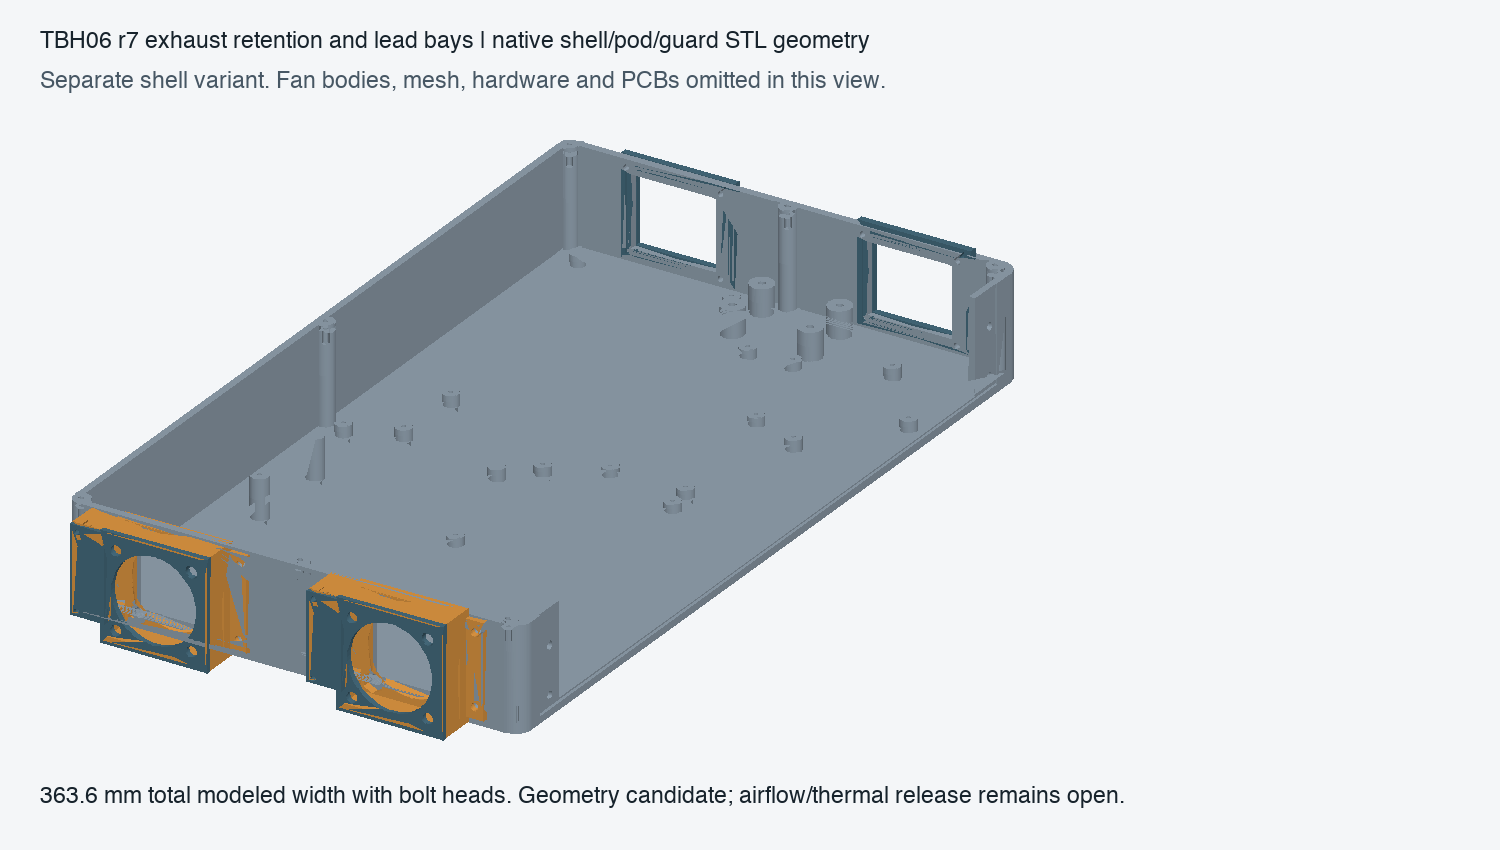

The script that saved this image:
"""Native STL projection for engineering review; no native GUI."""
from pathlib import Path
import numpy as np,trimesh
from PIL import Image,ImageDraw,ImageFont
R=Path(__file__).resolve().parent
img=Image.new('RGB',(1500,850),'#f4f6f8');d=ImageDraw.Draw(img);font=ImageFont.truetype('/System/Library/Fonts/Helvetica.ttc',23)
items=[(trimesh.load_mesh(R/'native/shell_variant/shell_variant.stl'),(148,164,178))]
for y in [45,145]:
 for name,dy,color in [('pod',y-30,(227,154,68)),('guard',y-22.75,(72,110,128))]:
  m=trimesh.load_mesh(R/f'native/{name}/{name}.stl');m.apply_translation([0,dy,0]);items.append((m,color))
 m=trimesh.load_mesh(R/'native/exhaust_frame/exhaust_frame.stl');m.apply_translation([338,y-24,2]);items.append((m,(72,110,128)))
 m=trimesh.load_mesh(R/'native/lead_cap/lead_cap.stl');m.apply_translation([-17,y+20.75,8]);items.append((m,(72,110,128)))
cam=np.array([-.8,-.5,.48]);cam/=np.linalg.norm(cam);right=np.cross([0,0,1],cam);right/=np.linalg.norm(right);up=np.cross(cam,right);basis=np.array([right,up,cam]).T
pts=np.concatenate([m.vertices@basis for m,_ in items]);lo=pts.min(0);hi=pts.max(0);scale=min(1350/(hi[0]-lo[0]),600/(hi[1]-lo[1]));faces=[]
for m,c in items:
 pts=m.vertices@basis;pts[:,0]=70+(pts[:,0]-lo[0])*scale;pts[:,1]=140+(hi[1]-pts[:,1])*scale
 light=np.array([-.5,-.4,.76]);shade=.55+.45*np.maximum(0,m.face_normals@light)
 for i,f in enumerate(m.faces):
  if m.face_normals[i]@cam>0:faces.append((pts[f,2].mean(),pts[f,:2],tuple(int(v*shade[i])for v in c)))
for _,p,c in sorted(faces,key=lambda a:a[0]):d.polygon([tuple(v)for v in p],fill=c)
d.text((40,30),'TBH06 r7 exhaust retention and lead bays | native shell/pod/guard STL geometry',font=font,fill='#17232c')
d.text((40,70),'Separate shell variant. Fan bodies, mesh, hardware and PCBs omitted in this view.',font=font,fill='#475764')
d.text((40,785),'363.6 mm total modeled width with bolt heads. Geometry candidate; airflow/thermal release remains open.',font=font,fill='#17232c')
img.save(R/'preview.png')
